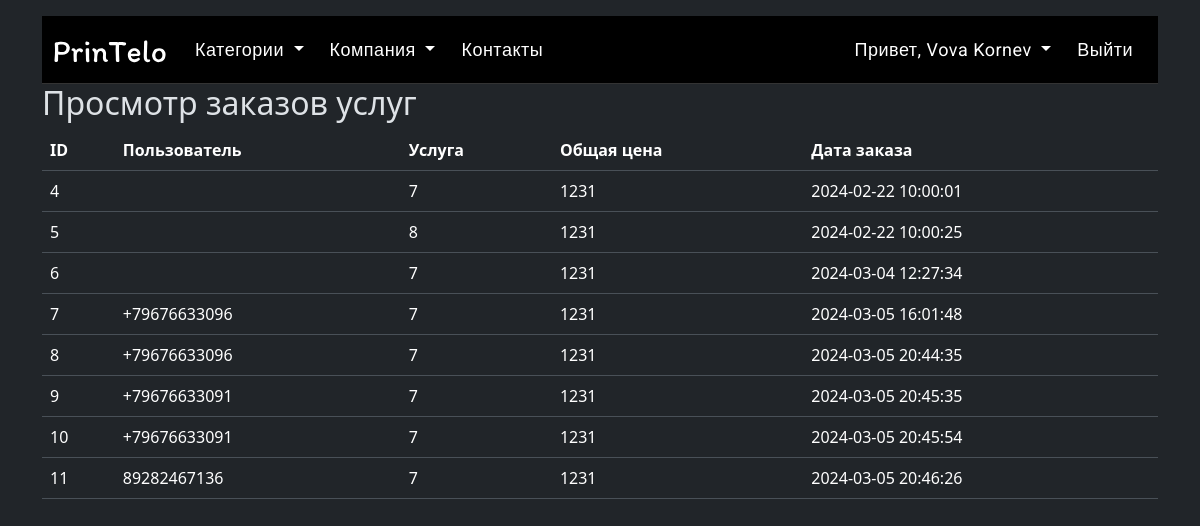
The app's page /korneuev/tabloserviceorders.php (signed in) with its own data.
### tables this page shows
CREATE TABLE `serviceorders` (
  `id` int(11) NOT NULL,
  `service_id` int(11) NOT NULL,
  `total_price` varchar(255) NOT NULL,
  `order_date` datetime NOT NULL,
  `telephone` text NOT NULL
);

### korneuev/tabloserviceorders.php (the view)
<?php include "header.php"; ?>
<?php
$servername = "localhost";
$username = "zoxan";
$password = "123";
$dbname = "textovarorg";
try {
    $db = new PDO("mysql:host=$servername;dbname=$dbname", $username, $password);
    $db->setAttribute(PDO::ATTR_ERRMODE, PDO::ERRMODE_EXCEPTION);
} catch(PDOException $e) {
    echo "Ошибка подключения: " . $e->getMessage();
    exit;
}
$stmt = $db->query("SELECT * FROM serviceorders");
$service_orders = $stmt->fetchAll();
?>
<div class="container">
    <h2>Просмотр заказов услуг</h2>
    <table class="table">
        <thead>
        <tr>
            <th>ID</th>
            <th>Пользователь</th>
            <th>Услуга</th>
            <th>Общая цена</th>
            <th>Дата заказа</th>
        </tr>
        </thead>
        <tbody>
        <?php foreach ($service_orders as $order): ?>
            <tr>
                <td><?php echo $order['id']; ?></td>
                <td><?php echo $order['telephone']; ?></td>
                <td><?php echo $order['service_id']; ?></td>
                <td><?php echo $order['total_price']; ?></td>
                <td><?php echo $order['order_date']; ?></td>
            </tr>
        <?php endforeach; ?>
        </tbody>
    </table>
</div>

### records on screen
serviceorders: id "4", service "7", total_price "1231", order_date "2024-02-22 10:00:01"
serviceorders: id "5", service "8", total_price "1231", order_date "2024-02-22 10:00:25"
serviceorders: id "6", service "7", total_price "1231", order_date "2024-03-04 12:27:34"
serviceorders: id "7", telephone "+79676633096", service "7", total_price "1231", order_date "2024-03-05 16:01:48"
serviceorders: id "8", telephone "+79676633096", service "7", total_price "1231", order_date "2024-03-05 20:44:35"
serviceorders: id "9", telephone "+79676633091", service "7", total_price "1231", order_date "2024-03-05 20:45:35"
serviceorders: id "10", telephone "+79676633091", service "7", total_price "1231", order_date "2024-03-05 20:45:54"
serviceorders: id "11", telephone "89282467136", service "7", total_price "1231", order_date "2024-03-05 20:46:26"

### other values on screen
$user['name'] "Vova Kornev"
